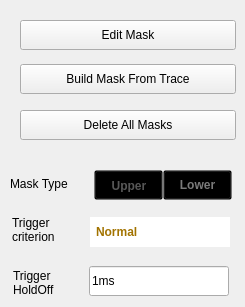
    <widget class="QWidget" name="FMT">
     <widget class="QPushButton" name="pb_FMTNew">
      <property name="geometry">
       <rect>
        <x>20</x>
        <y>20</y>
        <width>216</width>
        <height>30</height>
       </rect>
      </property>
      <property name="styleSheet">
       <string notr="true">#RtSa_Dialog_TriggerSetup[status = &quot;indoor&quot;]
QPushButton
{
	font:75 13px &quot;Arial&quot;;
	color:rgb(255, 255, 255);
	border-style:flat;
   font-weight:bold;
	background-image: url(:/rtsa/image/btn_w216_nor.png);
}
#RtSa_Dialog_TriggerSetup[status = &quot;indoor&quot;]
QPushButton::pressed
{
	font: 75 13px &quot;Arial&quot;;
	font-weight:bold;
   background-color: rgb(255, 188, 0);
	background-image: url(:/rtsa/image/btn_w216_click.png);
}
#RtSa_Dialog_TriggerSetup[status = &quot;indoor&quot;]
QPushButton::!checked
{
	font: 75 13px &quot;Arial&quot;;
	font-weight:bold;
	background-color: rgb(82, 82, 82);
   background-image: url(:/rtsa/image/btn_w216_nor.png);
}

#RtSa_Dialog_TriggerSetup[status = &quot;outdoor&quot;]
QPushButton
{
	font:75 13px &quot;Arial&quot;;
	color:rgb(255, 255, 255);
	border-style:flat;
   font-weight:bold;
	background-image: url(:/rtsa/image/btn_w216_nor.png);
}
#RtSa_Dialog_TriggerSetup[status = &quot;outdoor&quot;]
QPushButton::pressed
{
	font: 75 13px &quot;Arial&quot;;
	font-weight:bold;
   background-color: rgb(255, 188, 0);
	background-image: url(:/rtsa/image/btn_w216_click.png);
}
#RtSa_Dialog_TriggerSetup[status = &quot;outdoor&quot;]
QPushButton::!checked
{
	font: 75 13px &quot;Arial&quot;;
	font-weight:bold;
	background-color: rgb(82, 82, 82);
   background-image: url(:/rtsa/image/btn_w216_nor.png);
}

#RtSa_Dialog_TriggerSetup[status = &quot;night&quot;]
QPushButton
{
	font:75 13px &quot;Arial&quot;;
	color: #FBDBA7;
	border-style:flat;
   font-weight:bold;
	background-image: url(:/rtsa/image/btn_w216_nor.png);
}
#RtSa_Dialog_TriggerSetup[status = &quot;night&quot;]
QPushButton::pressed
{
	font: 75 13px &quot;Arial&quot;;
	font-weight:bold;
   background-color: rgb(255, 188, 0);
	background-image: url(:/rtsa/image/btn_w216_click.png);
}
#RtSa_Dialog_TriggerSetup[status = &quot;night&quot;]
QPushButton::!checked
{
	font: 75 13px &quot;Arial&quot;;
	font-weight:bold;
	background-color: rgb(82, 82, 82);
   background-image: url(:/rtsa/image/btn_w216_nor.png);
}</string>
      </property>
      <property name="text">
       <string>Edit Mask</string>
      </property>
      <property name="checkable">
       <bool>true</bool>
      </property>
      <property name="checked">
       <bool>false</bool>
      </property>
      <property name="flat">
       <bool>false</bool>
      </property>
      <attribute name="buttonGroup">
       <string notr="true">buttonGroup</string>
      </attribute>
     </widget>
     <widget class="QLabel" name="label_4">
      <property name="geometry">
       <rect>
        <x>10</x>
        <y>168</y>
        <width>71</width>
        <height>31</height>
       </rect>
      </property>
      <property name="text">
       <string>Mask Type</string>
      </property>
     </widget>
     <widget class="QPushButton" name="pb_FMTLower">
      <property name="geometry">
       <rect>
        <x>163</x>
        <y>170</y>
        <width>69</width>
        <height>30</height>
       </rect>
      </property>
      <property name="styleSheet">
       <string notr="true">QPushButton{
	font: 75 13px &quot;Arial&quot;;
	font-weight:bold;
}

QPushButton:checked{
background-color:transparent;
	background-image: url(:/rtsa/image/fre_checked_right.png);
	background-position:right;
color:rgba(87, 87, 87, 1);
}

QPushButton:!checked
{

color:rgba(123, 123, 123, 1);
background-color:transparent;
	background-image: url(:/rtsa/image/fre_checked_left.png);
	background-position:right;
}</string>
      </property>
      <property name="text">
       <string>Lower</string>
      </property>
      <property name="checkable">
       <bool>true</bool>
      </property>
      <property name="flat">
       <bool>false</bool>
      </property>
      <attribute name="buttonGroup">
       <string notr="true">MaskTypeGroup</string>
      </attribute>
     </widget>
     <widget class="QPushButton" name="pb_FMTUpper">
      <property name="geometry">
       <rect>
        <x>94</x>
        <y>170</y>
        <width>69</width>
        <height>30</height>
       </rect>
      </property>
      <property name="styleSheet">
       <string notr="true">QPushButton{
	font: 75 13px &quot;Arial&quot;;
	font-weight:bold;
}
QPushButton:checked{
	color:rgba(87, 87, 87, 1);
	background-color:transparent;
	padding: 8px 14px 7px 15px;
	background-image: url(:/rtsa/image/fre_checked_left.png);
}
QPushButton:!checked
{
color:rgba(123, 123, 123, 1);
background-color:transparent;
padding: 8px 14px 7px 15px;
	background-image: url(:/rtsa/image/fre_checked_right.png);
}
</string>
      </property>
      <property name="text">
       <string>Upper</string>
      </property>
      <property name="checkable">
       <bool>true</bool>
      </property>
      <property name="checked">
       <bool>true</bool>
      </property>
      <property name="flat">
       <bool>false</bool>
      </property>
      <attribute name="buttonGroup">
       <string notr="true">MaskTypeGroup</string>
      </attribute>
     </widget>
     <widget class="QLabel" name="label_22">
      <property name="geometry">
       <rect>
        <x>12</x>
        <y>214</y>
        <width>71</width>
        <height>31</height>
       </rect>
      </property>
      <property name="text">
       <string>Trigger
criterion</string>
      </property>
     </widget>
     <widget class="RtSa_CombBox" name="TriggerCriterion">
      <property name="geometry">
       <rect>
        <x>90</x>
        <y>217</y>
        <width>140</width>
        <height>30</height>
       </rect>
      </property>
      <property name="styleSheet">
       <string notr="true">QComboBox
{
	font: 75 13px &quot;Arial&quot;;
	font-weight:bold;
	color:rgba(162, 115, 0, 1);
	padding:0px 0px 0px 6px;
	combobox-popup: 0;
	border-style:flat;
	background-image: url(:/rtsa/image/dropdown_normal.png);
}
QComboBox:focus
{
	background-image: url(:/rtsa/image/dropdown_click.png);
	
}

QComboBox::drop-down {
width:30px;	
border-style:flat;
}


QComboBox QAbstractItemView{
   font: 75 14px &quot;Arial&quot;;
	color:rgba(0, 0, 0, 1);
	background:rgba(255,255,255,1);
 outline:0px;
}
QAbstractItemView::item{
	padding-left:8px;
	width:140px;
	height:33px;
	border-style:flat;
}

QComboBox QAbstractItemView::item:selected
{
 	color:rgba(240, 179, 29, 1); 
}
</string>
      </property>
      <item>
       <property name="text">
        <string>Normal</string>
       </property>
      </item>
      <item>
       <property name="text">
        <string>Leave Low Mask</string>
       </property>
      </item>
      <item>
       <property name="text">
        <string>Enter Low Mask</string>
       </property>
      </item>
      <item>
       <property name="text">
        <string>Leave Upp Mask</string>
       </property>
      </item>
      <item>
       <property name="text">
        <string>Enter Upp Mask</string>
       </property>
      </item>
     </widget>
     <widget class="QLabel" name="label_26">
      <property name="geometry">
       <rect>
        <x>13</x>
        <y>268</y>
        <width>61</width>
        <height>30</height>
       </rect>
      </property>
      <property name="text">
       <string>Trigger
HoldOff</string>
      </property>
     </widget>
     <widget class="RtSa_LineEdit" name="edit_FMT_HoldOff">
      <property name="geometry">
       <rect>
        <x>89</x>
        <y>266</y>
        <width>140</width>
        <height>30</height>
       </rect>
      </property>
      <property name="text">
       <string>1ms</string>
      </property>
      <property name="readOnly">
       <bool>true</bool>
      </property>
     </widget>
     <widget class="QPushButton" name="pb_FMTBuildFromTrace">
      <property name="geometry">
       <rect>
        <x>20</x>
        <y>64</y>
        <width>216</width>
        <height>30</height>
       </rect>
      </property>
      <property name="styleSheet">
       <string notr="true">#RtSa_Dialog_TriggerSetup[status = &quot;indoor&quot;]
QPushButton
{
	font:75 13px &quot;Arial&quot;;
	color:rgb(255, 255, 255);
	border-style:flat;
   font-weight:bold;
	background-image: url(:/rtsa/image/btn_w216_nor.png);
}
#RtSa_Dialog_TriggerSetup[status = &quot;indoor&quot;]
QPushButton::pressed
{
	font: 75 13px &quot;Arial&quot;;
	font-weight:bold;
   background-color: rgb(255, 188, 0);
	background-image: url(:/rtsa/image/btn_w216_click.png);
}
#RtSa_Dialog_TriggerSetup[status = &quot;indoor&quot;]
QPushButton::!checked
{
	font: 75 13px &quot;Arial&quot;;
	font-weight:bold;
	background-color: rgb(82, 82, 82);
   background-image: url(:/rtsa/image/btn_w216_nor.png);
}

#RtSa_Dialog_TriggerSetup[status = &quot;outdoor&quot;]
QPushButton
{
	font:75 13px &quot;Arial&quot;;
	color:rgb(255, 255, 255);
	border-style:flat;
   font-weight:bold;
	background-image: url(:/rtsa/image/btn_w216_nor.png);
}
#RtSa_Dialog_TriggerSetup[status = &quot;outdoor&quot;]
QPushButton::pressed
{
	font: 75 13px &quot;Arial&quot;;
	font-weight:bold;
   background-color: rgb(255, 188, 0);
	background-image: url(:/rtsa/image/btn_w216_click.png);
}
#RtSa_Dialog_TriggerSetup[status = &quot;outdoor&quot;]
QPushButton::!checked
{
	font: 75 13px &quot;Arial&quot;;
	font-weight:bold;
	background-color: rgb(82, 82, 82);
   background-image: url(:/rtsa/image/btn_w216_nor.png);
}

#RtSa_Dialog_TriggerSetup[status = &quot;night&quot;]
QPushButton
{
	font:75 13px &quot;Arial&quot;;
	color: #FBDBA7;
	border-style:flat;
   font-weight:bold;
	background-image: url(:/rtsa/image/btn_w216_nor.png);
}
#RtSa_Dialog_TriggerSetup[status = &quot;night&quot;]
QPushButton::pressed
{
	font: 75 13px &quot;Arial&quot;;
	font-weight:bold;
   background-color: rgb(255, 188, 0);
	background-image: url(:/rtsa/image/btn_w216_click.png);
}
#RtSa_Dialog_TriggerSetup[status = &quot;night&quot;]
QPushButton::!checked
{
	font: 75 13px &quot;Arial&quot;;
	font-weight:bold;
	background-color: rgb(82, 82, 82);
   background-image: url(:/rtsa/image/btn_w216_nor.png);
}</string>
      </property>
      <property name="text">
       <string>Build Mask From Trace</string>
      </property>
      <property name="checkable">
       <bool>true</bool>
      </property>
      <property name="checked">
       <bool>false</bool>
      </property>
      <property name="flat">
       <bool>false</bool>
      </property>
     </widget>
     <widget class="QPushButton" name="pb_FMTBuildFromTrace_2">
      <property name="geometry">
       <rect>
        <x>20</x>
        <y>110</y>
        <width>216</width>
        <height>30</height>
       </rect>
      </property>
      <property name="styleSheet">
       <string notr="true">#RtSa_Dialog_TriggerSetup[status = &quot;indoor&quot;]
QPushButton
{
	font:75 13px &quot;Arial&quot;;
	color:rgb(255, 255, 255);
	border-style:flat;
   font-weight:bold;
	background-image: url(:/rtsa/image/btn_w216_nor.png);
}
#RtSa_Dialog_TriggerSetup[status = &quot;indoor&quot;]
QPushButton::pressed
{
	font: 75 13px &quot;Arial&quot;;
	font-weight:bold;
   background-color: rgb(255, 188, 0);
	background-image: url(:/rtsa/image/btn_w216_click.png);
}
#RtSa_Dialog_TriggerSetup[status = &quot;indoor&quot;]
QPushButton::!checked
{
	font: 75 13px &quot;Arial&quot;;
	font-weight:bold;
	background-color: rgb(82, 82, 82);
   background-image: url(:/rtsa/image/btn_w216_nor.png);
}

#RtSa_Dialog_TriggerSetup[status = &quot;outdoor&quot;]
QPushButton
{
	font:75 13px &quot;Arial&quot;;
	color:rgb(255, 255, 255);
	border-style:flat;
   font-weight:bold;
	background-image: url(:/rtsa/image/btn_w216_nor.png);
}
#RtSa_Dialog_TriggerSetup[status = &quot;outdoor&quot;]
QPushButton::pressed
{
	font: 75 13px &quot;Arial&quot;;
	font-weight:bold;
   background-color: rgb(255, 188, 0);
	background-image: url(:/rtsa/image/btn_w216_click.png);
}
#RtSa_Dialog_TriggerSetup[status = &quot;outdoor&quot;]
QPushButton::!checked
{
	font: 75 13px &quot;Arial&quot;;
	font-weight:bold;
	background-color: rgb(82, 82, 82);
   background-image: url(:/rtsa/image/btn_w216_nor.png);
}

#RtSa_Dialog_TriggerSetup[status = &quot;night&quot;]
QPushButton
{
	font:75 13px &quot;Arial&quot;;
	color: #FBDBA7;
	border-style:flat;
   font-weight:bold;
	background-image: url(:/rtsa/image/btn_w216_nor.png);
}
#RtSa_Dialog_TriggerSetup[status = &quot;night&quot;]
QPushButton::pressed
{
	font: 75 13px &quot;Arial&quot;;
	font-weight:bold;
   background-color: rgb(255, 188, 0);
	background-image: url(:/rtsa/image/btn_w216_click.png);
}
#RtSa_Dialog_TriggerSetup[status = &quot;night&quot;]
QPushButton::!checked
{
	font: 75 13px &quot;Arial&quot;;
	font-weight:bold;
	background-color: rgb(82, 82, 82);
   background-image: url(:/rtsa/image/btn_w216_nor.png);
}</string>
      </property>
      <property name="text">
       <string>Delete All Masks</string>
      </property>
      <property name="checkable">
       <bool>true</bool>
      </property>
      <property name="checked">
       <bool>false</bool>
      </property>
      <property name="flat">
       <bool>false</bool>
      </property>
     </widget>
    </widget>
